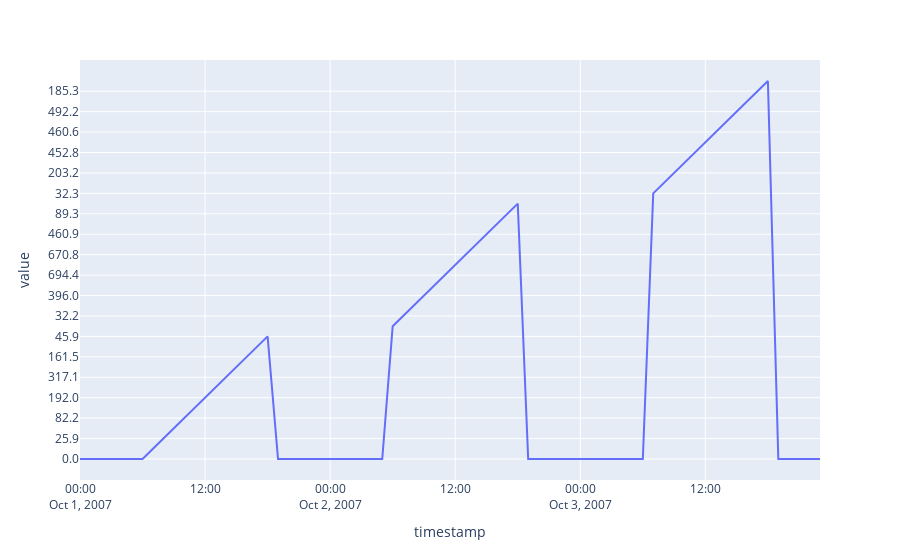

Notebook cell for this chart:
### Code cell
fig = px.line(df_lum.head(72),x="timestamp",y="value")
fig.show()
